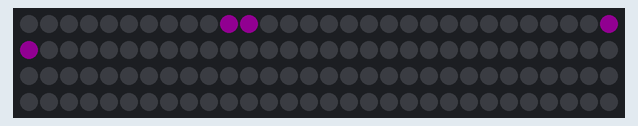
Bench run of a sketch on a simulated Arduino Uno, built with avr-gcc and run on an emulated ATmega328P. Shown: 120 RGB LEDs in strip order, left to right, continuing on the next row. Dim RGB values are drawn brighter than linear; random numbers use the default seed unless the sketch sets one.

Above: at 0.1 s.

The sketch:

TetrisOnArduino.ino
```cpp
#include <Adafruit_NeoPixel.h>
#include "TetrisField.h"

#define PIN 6

TetrisField *tetrisField;

Adafruit_NeoPixel strip = Adafruit_NeoPixel(120, PIN, NEO_GRB + NEO_KHZ800);

uint32_t colors[8] = {0, 0x110000, 0x000011, 0x111100, 0x001100, 0x110011, 0x100010, 0x110011};

void drawFieldMatrix(int ** tetrisFieldMatrix)
{
  strip.clear();
  for(int i=0;i<6;i++)
  {
    for(int j=0;j<20;j++)
    {
        strip.setPixelColor(i*20 +j, colors[tetrisFieldMatrix[i][j]]);
    }
  }

  for(int i=0;i<3;i++)
   {
     for(int j=0;j<3;j++)
     {
      if(tetrisField->getTetrisItem()->getBlockType(j, i)!=0)
        strip.setPixelColor(20*(tetrisField->getTetrisItem()->getBlockYCoordinate(i)-5)/10
        + (tetrisField->getTetrisItem()->getBlockXCoordinate(j)-5)/10,
        colors[tetrisField->getTetrisItem()->getBlockType(j, i)]);
     }
  }
  strip.show();
}

void setup()
{
    Serial.begin(9600);
  randomSeed(analogRead(0));

  tetrisField = new TetrisField();
  strip.begin();
  strip.show();
}

int fps = 1000;
void loop()
{
  /*tetrisField->getTetrisItem()->generateRandomItem();
  tetrisField->getTetrisItem()->setPosition(105, 15);
  ;*/
  tetrisField->doStep();
  drawFieldMatrix(tetrisField->getFieldMatrix());
  delay(1000);
}
```

TetrisField.cpp
```cpp
#include "TetrisField.h"

TetrisField::TetrisField()
{
  heightField = 6;
  widthField = 20;

  this->matrixField = (int **)malloc(sizeof(int*)*heightField);
  for (int i=0;i<widthField;i++)
    *(this->matrixField + i) = (int*)malloc(sizeof(int)*widthField);

  for(int i=0;i<heightField;i++)
    for(int j=0;j<widthField;j++)
      this->matrixField[i][j] = 0;

  tetrisItem = NULL;
}

bool TetrisField::isNullTetrisItem()
{
  if(tetrisItem == NULL)
    return true;
  return false;
}

int ** TetrisField::getFieldMatrix()
{
  return this->matrixField;
}

int TetrisField::getWidthField()
{
  return widthField;
}

int TetrisField::getHeightField()
{
  return heightField;
}

TetrisItem * TetrisField::getTetrisItem()
{
  return this->tetrisItem;
}

void TetrisField::doStep()
{
  if(isNullTetrisItem())
  {
    tetrisItem = new TetrisItem();
    tetrisItem->setPosition(105, 5);
  }
  //tetrisItem->setPosition(tetrisItem->getXCoordinate(), tetrisItem->getYCoordinate() + 10);
  /*if(tetrisItem->getYCoordinate() == 65)
    tetrisItem = NULL;*/

  TetrisItem *tempItem = tetrisItem;
  tempItem->setPosition (tetrisItem->getXCoordinate(), tetrisItem->getYCoordinate() + 10);
  if(!hasCollisions(tempItem))
  {
    tetrisItem = tempItem;
  }
  else
  {
    while(hasCollisions(tempItem))
    {
      tempItem->setPosition(tempItem->getXCoordinate(), tempItem->getYCoordinate() - 1 );
    }
    tetrisItem =NULL;
    for(int xBlocks = 0; xBlocks < tempItem->getSizeMatrixItem(); xBlocks++)
    {
      for(int yBlocks = 0; yBlocks < tempItem->getSizeMatrixItem(); yBlocks++)
      {
        int blockType = tempItem->getBlockType(xBlocks, yBlocks);
        if(blockType != 0 )
        {
          int xPoints = tempItem->getBlockXCoordinate(xBlocks);
          int yPoints = tempItem->getBlockYCoordinate(yBlocks);
          matrixField[yPoints / 10][xPoints / 10] = blockType;
        }
      }
    }
  }
}

bool TetrisField::hasCollisions(TetrisItem  *item)
{
  for( int xBlocks = 0; xBlocks < item->getSizeMatrixItem(); ++xBlocks)
  {
    for( int yBlocks = 0; yBlocks < item->getSizeMatrixItem(); ++yBlocks )
    {
      if(item->getBlockType( xBlocks, yBlocks ) > 0 &&
                hasCollisions(item->getBlockXCoordinate(xBlocks), item->getBlockYCoordinate(yBlocks)))
        {
          return true;
        }
    }
  }
  return false;
}

int TetrisField::getBlockType( int xBlocks, int yBlocks )  {
    static const int BORDER_BLOCK_TYPE = -1;

    if( xBlocks < 0 || getWidthField() <= xBlocks || getHeightField() <= yBlocks ) {
        return BORDER_BLOCK_TYPE;
    } else if( yBlocks < 0 ) {
        return 0;
    }

    return matrixField[ yBlocks ][ xBlocks ];
}

bool TetrisField::hasCollisions( int xPoints, int yPoints )
{
    int xBlocks = ( xPoints < 0 ) ? -1 : xPoints / 10;
    int yTopBlocks = yPoints - 5;
    if( getBlockType( xBlocks, yTopBlocks / 10 ) ) {
        return true;
    }
    int yBottomBlocks = yPoints + 5;
    if( yTopBlocks % 10 != 0 && getBlockType( xBlocks, yBottomBlocks / 10 ) ) {
        return true;
    }

    return false;
}
```

TetrisField.h
```cpp
#include <stdlib.h>
#include "TetrisItem.h"
class TetrisField {

private:
  int **matrixField;
  int widthField;
  int heightField;
  TetrisItem *tetrisItem;

public:
  TetrisField();
  int ** getFieldMatrix();
  int getWidthField();
  int getHeightField();
  TetrisItem * getTetrisItem();
  bool isNullTetrisItem();
  void doStep();
  bool hasCollisions(TetrisItem * item) ;
  bool hasCollisions(int xPoints, int yPoints) ;
  int getBlockType (int xBlocks, int yBlocks) ;

};
```

TetrisItem.cpp
```cpp
#include "TetrisItem.h"

TetrisItem::TetrisItem()
{
  sizeMatrixItem = 3;
  this->matrixItem = (int **)malloc(sizeof(int*)*sizeMatrixItem);
  for (int i=0;i<sizeMatrixItem;i++)
    *(this->matrixItem + i) = (int*)malloc(sizeof(int)*sizeMatrixItem);
  generateRandomItem();
}

void TetrisItem::generateRandomItem()
{
  long int  typeItem = random() % 5;
  int  tempMatrixItem[5][3][3] = {
    {{0, 1, 0}, {1, 1, 1}, {0, 0, 0}},
    {{0, 2, 0}, {0, 2, 0}, {0, 2, 2}},
    {{0, 3, 0}, {0, 3, 0}, {3, 3, 0}},
    {{4, 4, 0}, {0, 4, 4}, {0, 0, 0}},
    {{0, 5, 5}, {5, 5, 0}, {0, 0, 0}}};

  for(int i=0;i<sizeMatrixItem;i++)
    for(int j=0;j<sizeMatrixItem;j++)
      matrixItem[i][j] = tempMatrixItem[typeItem][i][j];
}

int TetrisItem::getSizeMatrixItem()
{
  return sizeMatrixItem;
}

int ** TetrisItem::getMatrixItem()
{
  return matrixItem;
}

void TetrisItem::rotate()
{
  int **tempMatrix;
  tempMatrix = (int **)malloc(sizeof(int*)*sizeMatrixItem);
  for (int i=0;i<sizeMatrixItem;i++)
    *(tempMatrix + i) = (int*)malloc(sizeof(int)*sizeMatrixItem);

  for( int i = 0; i < sizeMatrixItem; i++ ) {
      for( int j = 0; j < sizeMatrixItem; i++ ) {
          tempMatrix[ i ][ j ] = matrixItem[ j ][ sizeMatrixItem - 1 - i ];
      }
  }
  matrixItem = tempMatrix;
}


int TetrisItem::getBlockType(int innerXBlock, int innerYBlock)
{
  if( innerXBlock < 0 || sizeMatrixItem <= innerXBlock || innerYBlock < 0 || sizeMatrixItem <= innerYBlock )
  {
      return 0;
  }
  return matrixItem[innerYBlock][innerXBlock];
}

void TetrisItem::setPosition( int xPoints, int yPoints )
{
  xCoordinate = xPoints;
  yCoordinate = yPoints;
}

int TetrisItem::getXCoordinate()
{
  return xCoordinate;
}

int TetrisItem::getYCoordinate()
{
  return yCoordinate;
}

int TetrisItem::getBlockXCoordinate( int innerXBlocks )
{
  int innerXPoints = 10 * innerXBlocks + 5;
  int innerXCenterPoints = 10 * sizeMatrixItem / 2;
  return xCoordinate - innerXCenterPoints + innerXPoints;
}

int TetrisItem::getBlockYCoordinate( int innerYBlocks )
{
  int innerYPoints = 10 * innerYBlocks + 5;
  int innerYCenterPoints = 10 * sizeMatrixItem  / 2;
  return yCoordinate - innerYCenterPoints + innerYPoints;
}
```

TetrisItem.h
```cpp
#include <stdlib.h>


class TetrisItem
{
private:
  int **matrixItem;
  int yCoordinate;
  int xCoordinate;
  int sizeMatrixItem;

public:
  TetrisItem();
  void generateRandomItem();
  int getSizeMatrixItem();
  int ** getMatrixItem();
  void rotate();
  void setPosition(int x, int y);
  int getXCoordinate();
  int getYCoordinate();
  int getBlockType(int innerXBlock, int innerYBlock);
  int getBlockXCoordinate(int innerXBlock);
  int getBlockYCoordinate(int innerYBlock);

};
```
